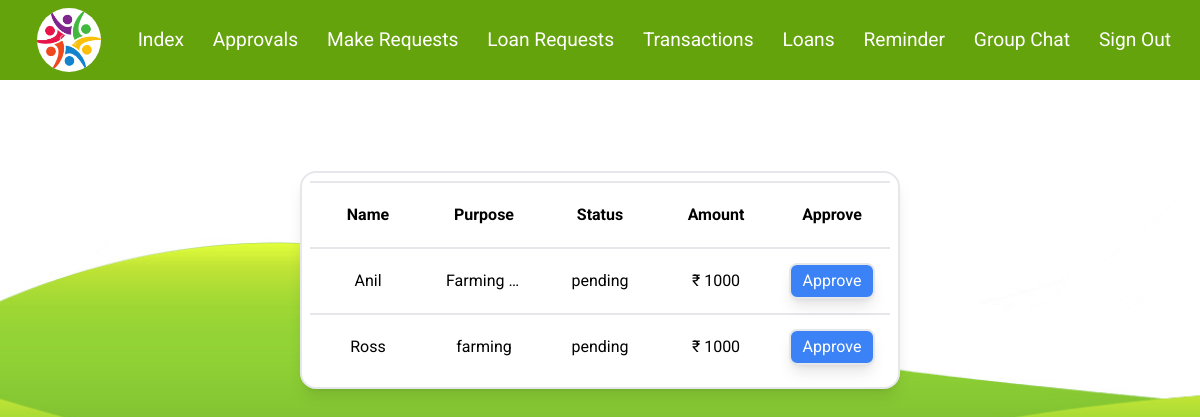
The page /view/ (signed in) on the database its author committed.
### dbsetup.py (models this page shows, shortened)
class Users(Base):
    __tablename__ = 'users'
    id = Column(Integer, primary_key = True, autoincrement=True)
    username = Column(Text)
    password = Column(Text)
    address = Column(Text)
    phone = Column(Integer , unique=True)
    role = Column(String)
    salt = Column(LargeBinary)
    verified = Column(Boolean)

class Loan_request(Base):
    __tablename__ = 'loan_request'
    id = Column(Integer, primary_key=True, autoincrement=True)
    purpose = Column(Text)
    status = Column(String)
    user_id = Column(Integer , ForeignKey('users.id'))
    users = relationship(Users)
    amount = Column(Integer)
    sanctioned_on = Column(DateTime)

### app.py (the view, shortened to what this page needs)
@app.route('/view/', methods=['GET', 'POST'])
def view():
    if 'user' in session:
        users = dbsession.query(Users)
        requests = dbsession.query(Loan_request).filter(Loan_request.status == 'pending',Loan_request.user_id != session['id']).all()
        return render_template('view.html', requests = requests, users = users)
    return redirect(url_for('about'))

### templates/view.html (shortened to what this page needs)
{% extends "layout.html" %}
{% block content %}
<div class="min-h-[50vh] w-full flex justify-center items-center">
    <div class="max-md:w-[90vw] w-1/2 p-2 bg-white border-2 rounded-2xl shadow-lg">
        <table class="table-fixed w-full">
            {% if requests %}
            <tr class=" border-t-2 "><th>Name</th><th class="p-5">Purpose</th><th class="p-5">Status</th><th class="p-5">Amount</th><th>Approve</th></th></tr>
            {% for request in requests %}
            <tr class=" user border-t-2 text-center">
                <td>
                    {% for user in users %}
                        {% if user.id==request.user_id %}
                            {{user.username.capitalize()}}
                        {% endif %}
                    {% endfor %}
                </td>
                <td  data-value = {{request.purpose}} class="truncate p-5">{{ request.purpose }}</td>
                <td  data-value = {{request.status}}>{{ request.status }}</td>
                <td  data-value = {{request.amount}}>₹ {{ request.amount }}</td>
                <td><button data-value = {{request.id}}  class = "btn -mx-2 hover:brightness-90 text-white bg-blue-500 p-1 px-3 border-2 shadow-lg rounded-lg">Approve</button> </td>
            </tr>
            {% endfor %}
        </table>
        </div>
        {% else %}
        <div class="text-center">No new loan requests </div>
    {% endif %}
</div>
{% endblock %}

### static/css/style.css (style rules this page uses)
* { margin: 0; padding: 0; box-sizing: border-box; font-family: 'Roboto', sans-serif; }
:root { --main-bg-color:black; }
body { color: var(--main-bg-color); }

### rows shown on the page
Loan_request: purpose "Farming…", status "pending", amount "1000", {{ request.id }} 2 (drawn)
Users: username "Anil"
Loan_request: purpose "farming", status "pending", amount "1000", {{ request.id }} 3 (drawn)
Users: username "Ross"
